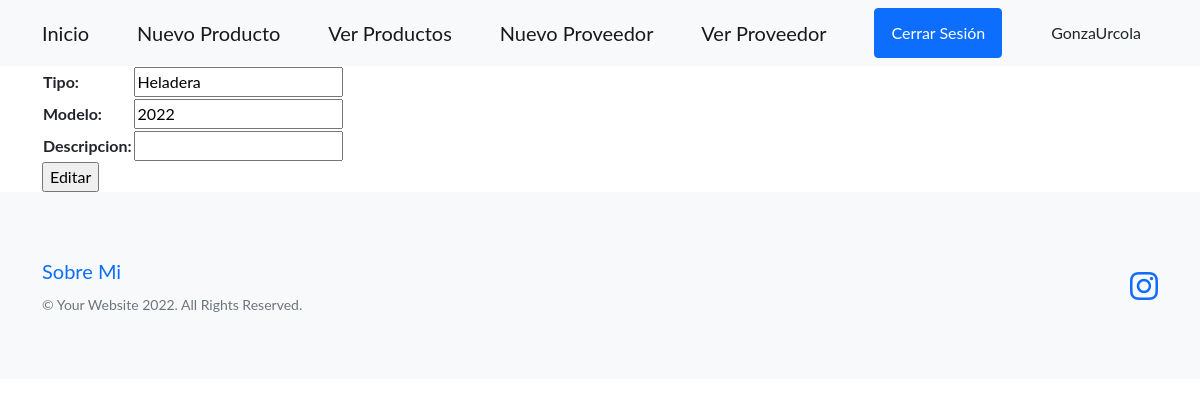
The page /editar_prod/1 (signed in) on the database as committed earlier.
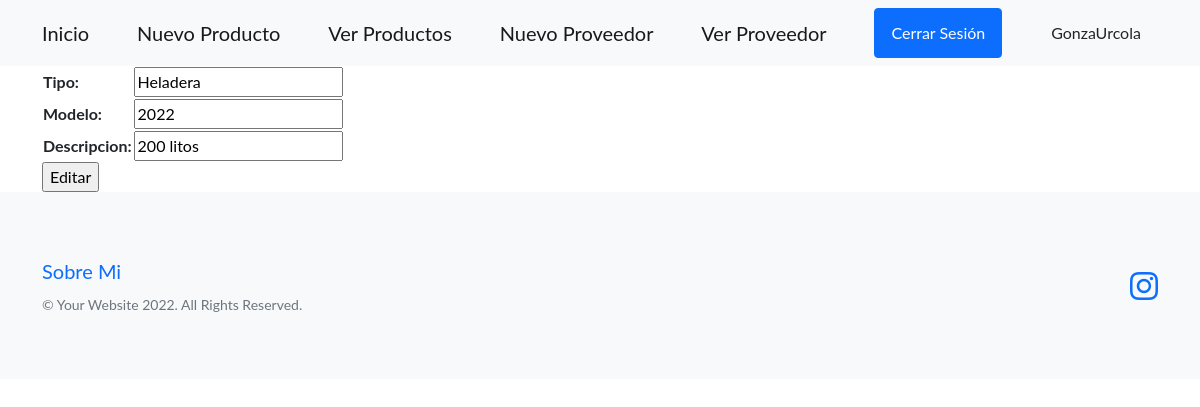
The same page on the database as committed later.
### mercaderia/models.py (models this page shows, shortened)
class producto(models.Model):
    tipo = models.CharField(max_length=30)
    modelo = models.IntegerField()
    descripcion= models.CharField(max_length=50, null=True)

### mercaderia/views.py (the view)
# urls.py: path('editar_prod/<int:pk>', views.editar_prod.as_view(), name='editar_prod')
class editar_prod(LoginRequiredMixin, UpdateView):
    model = producto
    success_url = '/ver_producto/'
    template_name = 'mercaderia/editar_producto.html'
    fields = ['tipo', 'modelo', 'descripcion']

### mercaderia/templates/mercaderia/editar_producto.html (shortened to what this page needs)
{% extends 'mercaderia/base.html' %}
{% block Personal %}
<form action={% url 'editar_prod' producto.id %} method="POST">
    <table>
        {{form}}
    </table>
    <input type="submit" value="Editar">
</form>
{% endblock Personal %}

Rows that differ between the two databases and show on the page:
changed producto "Heladera": descripcion (not shown) → "200 litos"
